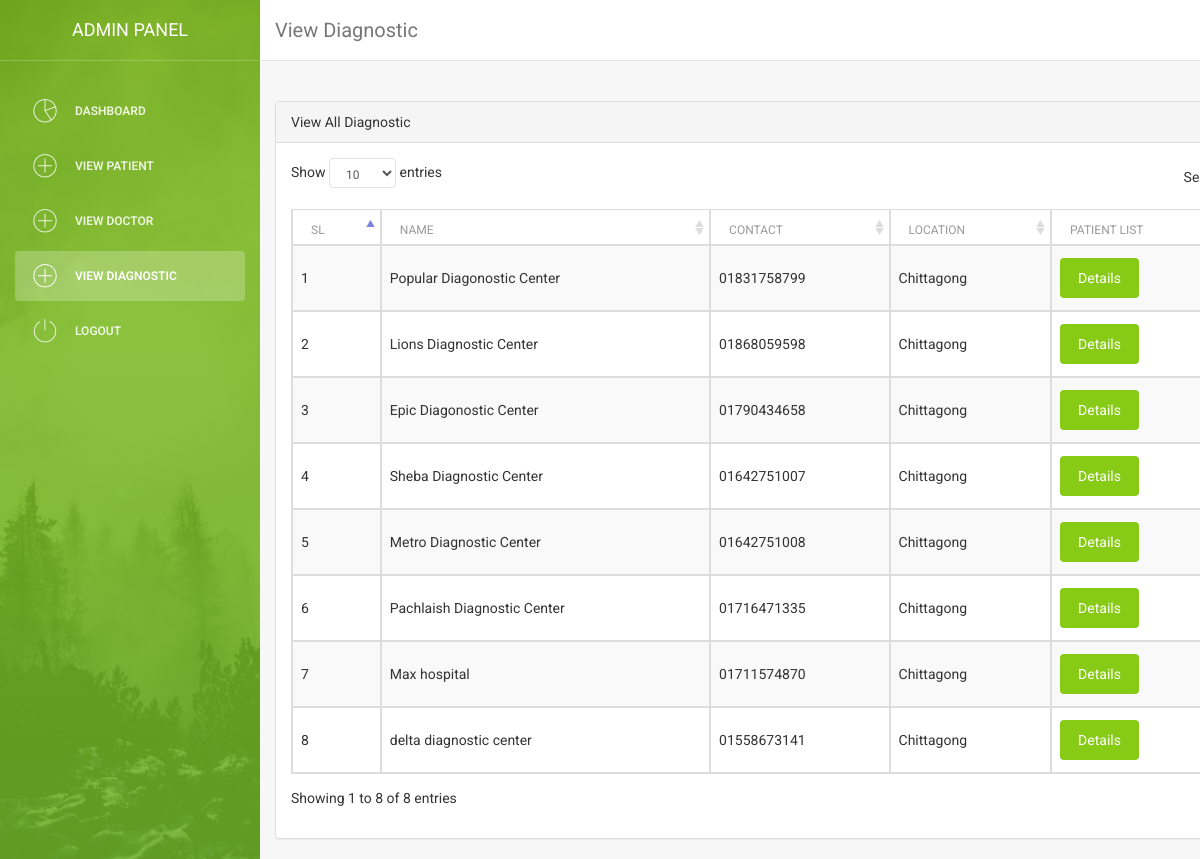
/admin/view_diagnostic.php (signed in), run on the app's committed database.
### tables this page shows
CREATE TABLE `diagonostic` (
  `diago_id` int(11) NOT NULL,
  `diago_name` varchar(255) NOT NULL,
  `diago_cell` varchar(20) NOT NULL,
  `diago_location` varchar(255) NOT NULL,
  `diago_password` varchar(255) NOT NULL,
  `mode` int(2) NOT NULL
);

### admin/view_diagnostic.php (the view, shortened to what this page needs)
<!doctype html>
<html lang="en">
<head>
    <link href="vendor/bootstrap/css/bootstrap.min.css" rel="stylesheet">
    <link href="vendor/datatables-plugins/dataTables.bootstrap.css" rel="stylesheet">
    <link href="../vendor/datatables-responsive/dataTables.responsive.css" rel="stylesheet">
    <link href="vendor/font-awesome/css/font-awesome.min.css" rel="stylesheet" type="text/css">
    <link href="assets/css/bootstrap.min.css" rel="stylesheet" />
    <link href="assets/css/animate.min.css" rel="stylesheet"/>
    <link href="assets/css/light-bootstrap-dashboard.css" rel="stylesheet"/>
    <link href="assets/css/demo.css" rel="stylesheet" />
    <link href="http://maxcdn.bootstrapcdn.com/font-awesome/4.2.0/css/font-awesome.min.css" rel="stylesheet">
    <link href="assets/css/pe-icon-7-stroke.css" rel="stylesheet" />
</head>
<body>
<div class="wrapper">
    <div class="sidebar" data-color="green" data-image="assets/img/sidebar-5.jpg">
    	<div class="sidebar-wrapper">
            <div class="logo">
                <a href="#" class="simple-text">
                    Admin Panel
                </a>
            </div>
             <ul class="nav">
                <li >
                    <a href="dashboard.php">
                        <i class="pe-7s-graph"></i>
                        <p>Dashboard</p>
                    </a>
                </li>
                 <li>
                     <a href="view_patient.php">
                         <i class="pe-7s-plus"></i>
                         <p>View Patient</p>
                     </a>
                 </li>
                 <li >
                     <a href="view_doctor.php">
                         <i class="pe-7s-plus"></i>
                         <p>View Doctor</p>
                     </a>
                 </li>
                 <li class="active">
                     <a href="view_diagnostic.php">
                         <i class="pe-7s-plus"></i>
                         <p>View Diagnostic</p>
                     </a>
                 </li>
                 <li>
                     <a href="logout.php">
                        <i class="pe-7s-power"></i>
                        <p>Logout</p>
                    </a>
                </li>
            </ul>
    	</div>
    </div>
    <div class="main-panel">
        <nav class="navbar navbar-default navbar-fixed">
            <div class="container-fluid">
                <div class="navbar-header">
                    <a class="navbar-brand" href="#">View Diagnostic</a>
                </div>
                <div class="collapse navbar-collapse">
                    </div>
                    </div>
                    </nav>
      <div class="container">
	  <br>
   <br>
        <div id="page-wrapper">
            <div class="row">
                <div class="col-lg-12">
                    <div class="panel panel-default">
                        <div class="panel-heading">
                            View All Diagnostic
                        </div>
                        <div class="panel-body">
                            <table width="100%" class="table table-striped table-bordered table-hover" id="dataTables-example">
                                <thead>
                                    <tr>
                                        <th>SL</th>
                                        <th>Name</th>
                                        <th>Contact</th>
										 <th>Location</th>
                                         <th>Patient List</th>
                                    </tr>
                                </thead>
                                <tbody>
    <?php
    include ('db_connect.php');
$sql="SELECT * FROM diagonostic";
$result = mysqli_query ($con,$sql);
$i=1;
  while($row = mysqli_fetch_array($result))
    {
        echo "<tr>";
		echo "<td>" . $i. "</td>";
		echo "<td>" . $row['diago_name'] . "</td>";
		echo "<td>" . $row['diago_cell'] . "</td>";
		echo "<td>" . $row['diago_location'] . "</td>";
        echo "<td><a class='btn btn-success btn-fill pull-center'  href=\"view_diag_patient.php?cell=". $row['diago_cell'] ."\">Details</a></td>";
        $i++;
        echo "</tr> ";
	}
	 echo " </tbody>";
 echo " </table>";
	?>
                        </div>
                    </div>
                </div>
            </div>
    </div>
</body>
</html>

### data on the page
diagonostic: diago_name "Popular Diagonostic Center", diago_cell "01831758799", diago_location "Chittagong"
diagonostic: diago_name "Lions Diagnostic Center", diago_cell "01868059598", diago_location "Chittagong"
diagonostic: diago_name "Epic Diagonostic Center", diago_cell "01790434658", diago_location "Chittagong"
diagonostic: diago_name "Sheba Diagnostic Center", diago_cell "01642751007", diago_location "Chittagong"
diagonostic: diago_name "Metro Diagnostic Center", diago_cell "01642751008", diago_location "Chittagong"
diagonostic: diago_name "Pachlaish Diagnostic Center", diago_cell "01716471335", diago_location "Chittagong"
diagonostic: diago_name "Max hospital", diago_cell "01711574870", diago_location "Chittagong"
diagonostic: diago_name "delta diagnostic center", diago_cell "01558673141", diago_location "Chittagong"
